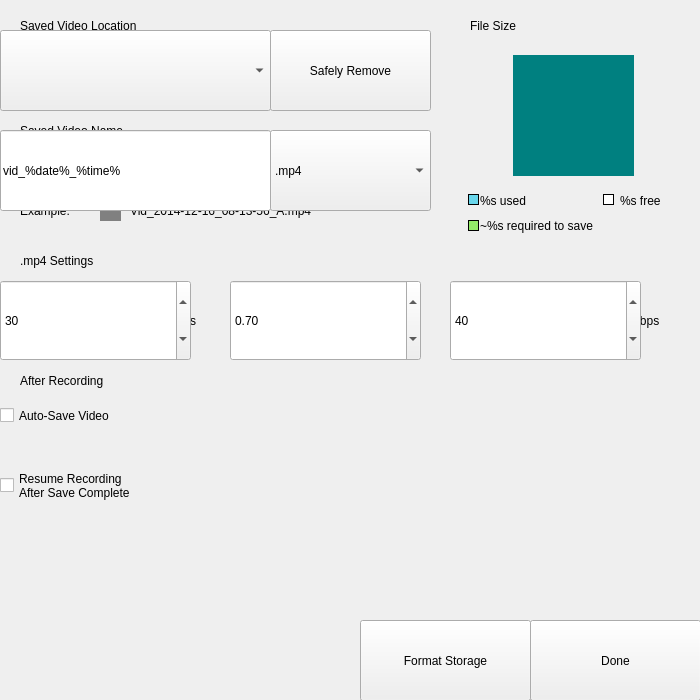
<?xml version="1.0" encoding="UTF-8"?>
<ui version="4.0">
 <class>FileSettings</class>
 <widget class="QWidget" name="FileSettings">
  <property name="geometry">
   <rect>
    <x>0</x>
    <y>0</y>
    <width>700</width>
    <height>700</height>
   </rect>
  </property>
  <property name="windowTitle">
   <string>File Settings</string>
  </property>
  <widget class="HeaderLabel" name="headerlabel">
   <property name="geometry">
    <rect>
     <x>20</x>
     <y>10</y>
     <width>291</width>
     <height>31</height>
    </rect>
   </property>
   <property name="text">
    <string>Saved Video Location</string>
   </property>
  </widget>
  <widget class="HeaderLabel" name="headerlabel_2">
   <property name="geometry">
    <rect>
     <x>470</x>
     <y>10</y>
     <width>241</width>
     <height>31</height>
    </rect>
   </property>
   <property name="text">
    <string>File Size</string>
   </property>
  </widget>
  <widget class="Button" name="uiSafelyRemove">
   <property name="geometry">
    <rect>
     <x>270</x>
     <y>30</y>
     <width>161</width>
     <height>81</height>
    </rect>
   </property>
   <property name="text">
    <string>Safely Remove</string>
   </property>
   <property name="clickMarginLeft" stdset="0">
    <enum>Button::none</enum>
   </property>
  </widget>
  <widget class="QWidget" name="uiDiskSpaceVisualization" native="true">
   <property name="geometry">
    <rect>
     <x>513</x>
     <y>55</y>
     <width>121</width>
     <height>121</height>
    </rect>
   </property>
   <property name="styleSheet">
    <string notr="true">background: teal</string>
   </property>
  </widget>
  <widget class="Label" name="uiDiskSpaceUsed">
   <property name="geometry">
    <rect>
     <x>480</x>
     <y>190</y>
     <width>121</width>
     <height>21</height>
    </rect>
   </property>
   <property name="text">
    <string>%s used</string>
   </property>
  </widget>
  <widget class="Label" name="uiDiskSpaceFree">
   <property name="geometry">
    <rect>
     <x>620</x>
     <y>190</y>
     <width>101</width>
     <height>21</height>
    </rect>
   </property>
   <property name="text">
    <string>%s free</string>
   </property>
  </widget>
  <widget class="Label" name="uiDiskSpaceRequired">
   <property name="geometry">
    <rect>
     <x>480</x>
     <y>210</y>
     <width>241</width>
     <height>31</height>
    </rect>
   </property>
   <property name="text">
    <string>~%s required to save</string>
   </property>
  </widget>
  <widget class="QFrame" name="frame">
   <property name="geometry">
    <rect>
     <x>468</x>
     <y>194</y>
     <width>11</width>
     <height>11</height>
    </rect>
   </property>
   <property name="styleSheet">
    <string notr="true">border: 1px solid black; background: rgba(105,214,235,255);</string>
   </property>
   <property name="frameShape">
    <enum>QFrame::StyledPanel</enum>
   </property>
   <property name="frameShadow">
    <enum>QFrame::Raised</enum>
   </property>
  </widget>
  <widget class="QFrame" name="frame_2">
   <property name="geometry">
    <rect>
     <x>603</x>
     <y>194</y>
     <width>11</width>
     <height>11</height>
    </rect>
   </property>
   <property name="styleSheet">
    <string notr="true">border: 1px solid black; background: rgba(255,255,255,255);</string>
   </property>
   <property name="frameShape">
    <enum>QFrame::StyledPanel</enum>
   </property>
   <property name="frameShadow">
    <enum>QFrame::Raised</enum>
   </property>
  </widget>
  <widget class="QFrame" name="frame_3">
   <property name="geometry">
    <rect>
     <x>468</x>
     <y>220</y>
     <width>11</width>
     <height>11</height>
    </rect>
   </property>
   <property name="styleSheet">
    <string notr="true">border: 1px solid black; background: rgba(147,235,105,255);</string>
   </property>
   <property name="frameShape">
    <enum>QFrame::StyledPanel</enum>
   </property>
   <property name="frameShadow">
    <enum>QFrame::Raised</enum>
   </property>
  </widget>
  <widget class="HeaderLabel" name="headerlabel_3">
   <property name="geometry">
    <rect>
     <x>20</x>
     <y>110</y>
     <width>251</width>
     <height>41</height>
    </rect>
   </property>
   <property name="text">
    <string>Saved Video Name</string>
   </property>
  </widget>
  <widget class="LineEdit" name="uiSavedVideoName">
   <property name="geometry">
    <rect>
     <x>0</x>
     <y>130</y>
     <width>271</width>
     <height>81</height>
    </rect>
   </property>
   <property name="text">
    <string>vid_%date%_%time%</string>
   </property>
   <property name="placeholderText">
    <string>vid_%date%_%time%</string>
   </property>
   <property name="clickMarginRight" stdset="0">
    <enum>LineEdit::half</enum>
   </property>
  </widget>
  <widget class="ComboBox" name="uiSavedVideoFileExtention">
   <property name="geometry">
    <rect>
     <x>270</x>
     <y>130</y>
     <width>161</width>
     <height>81</height>
    </rect>
   </property>
   <property name="clickMarginLeft" stdset="0">
    <enum>ComboBox::none</enum>
   </property>
   <item>
    <property name="text">
     <string>.mp4</string>
    </property>
   </item>
   <item>
    <property name="text">
     <string>.dng</string>
    </property>
   </item>
   <item>
    <property name="text">
     <string>.tiff</string>
    </property>
   </item>
   <item>
    <property name="text">
     <string>.raw</string>
    </property>
   </item>
  </widget>
  <widget class="Label" name="label_4">
   <property name="geometry">
    <rect>
     <x>20</x>
     <y>200</y>
     <width>81</width>
     <height>21</height>
    </rect>
   </property>
   <property name="text">
    <string>Example:</string>
   </property>
  </widget>
  <widget class="Label" name="label_5">
   <property name="geometry">
    <rect>
     <x>130</x>
     <y>200</y>
     <width>271</width>
     <height>21</height>
    </rect>
   </property>
   <property name="text">
    <string>Vid_2014-12-16_08-13-56_A.mp4</string>
   </property>
  </widget>
  <widget class="QWidget" name="widget_2" native="true">
   <property name="geometry">
    <rect>
     <x>100</x>
     <y>200</y>
     <width>21</width>
     <height>21</height>
    </rect>
   </property>
   <property name="styleSheet">
    <string notr="true">background: grey</string>
   </property>
  </widget>
  <widget class="HeaderLabel" name="headerlabel_4">
   <property name="geometry">
    <rect>
     <x>20</x>
     <y>240</y>
     <width>271</width>
     <height>41</height>
    </rect>
   </property>
   <property name="text">
    <string>.mp4 Settings</string>
   </property>
  </widget>
  <widget class="Label" name="label_6">
   <property name="geometry">
    <rect>
     <x>18</x>
     <y>278</y>
     <width>181</width>
     <height>20</height>
    </rect>
   </property>
   <property name="text">
    <string>Saved File Framerate</string>
   </property>
  </widget>
  <widget class="Label" name="label_7">
   <property name="geometry">
    <rect>
     <x>247</x>
     <y>278</y>
     <width>181</width>
     <height>20</height>
    </rect>
   </property>
   <property name="text">
    <string>Bits Per Pixel</string>
   </property>
  </widget>
  <widget class="SpinBox" name="uiSavedFileFramerate">
   <property name="geometry">
    <rect>
     <x>0</x>
     <y>280</y>
     <width>191</width>
     <height>81</height>
    </rect>
   </property>
   <property name="maximum">
    <number>480</number>
   </property>
   <property name="singleStep">
    <number>5</number>
   </property>
   <property name="value">
    <number>30</number>
   </property>
  </widget>
  <widget class="Label" name="label_8">
   <property name="geometry">
    <rect>
     <x>180</x>
     <y>310</y>
     <width>41</width>
     <height>21</height>
    </rect>
   </property>
   <property name="text">
    <string>fps</string>
   </property>
  </widget>
  <widget class="DecimalSpinBox" name="uiSavedFileBPP">
   <property name="geometry">
    <rect>
     <x>230</x>
     <y>280</y>
     <width>191</width>
     <height>81</height>
    </rect>
   </property>
   <property name="minimum">
    <double>0.050000000000000</double>
   </property>
   <property name="maximum">
    <double>4.000000000000000</double>
   </property>
   <property name="singleStep">
    <double>0.100000000000000</double>
   </property>
   <property name="value">
    <double>0.700000000000000</double>
   </property>
  </widget>
  <widget class="HeaderLabel" name="headerlabel_5">
   <property name="geometry">
    <rect>
     <x>20</x>
     <y>360</y>
     <width>241</width>
     <height>41</height>
    </rect>
   </property>
   <property name="text">
    <string>After Recording</string>
   </property>
  </widget>
  <widget class="CheckBox" name="uiAutoSaveVideo">
   <property name="geometry">
    <rect>
     <x>0</x>
     <y>380</y>
     <width>211</width>
     <height>71</height>
    </rect>
   </property>
   <property name="text">
    <string>Auto-Save Video</string>
   </property>
   <property name="clickMarginBottom" stdset="0">
    <enum>CheckBox::half</enum>
   </property>
  </widget>
  <widget class="CheckBox" name="uiResumeRecordingAfterSave">
   <property name="geometry">
    <rect>
     <x>0</x>
     <y>450</y>
     <width>241</width>
     <height>71</height>
    </rect>
   </property>
   <property name="text">
    <string>Resume Recording
After Save Complete</string>
   </property>
   <property name="clickMarginTop" stdset="0">
    <enum>CheckBox::half</enum>
   </property>
  </widget>
  <widget class="Button" name="uiFormatStorage">
   <property name="geometry">
    <rect>
     <x>360</x>
     <y>620</y>
     <width>171</width>
     <height>81</height>
    </rect>
   </property>
   <property name="text">
    <string>Format Storage</string>
   </property>
   <property name="clickMarginRight" stdset="0">
    <enum>Button::half</enum>
   </property>
  </widget>
  <widget class="Button" name="uiDone">
   <property name="geometry">
    <rect>
     <x>530</x>
     <y>620</y>
     <width>171</width>
     <height>81</height>
    </rect>
   </property>
   <property name="text">
    <string>Done</string>
   </property>
   <property name="clickMarginLeft" stdset="0">
    <enum>Button::half</enum>
   </property>
  </widget>
  <widget class="Label" name="label_9">
   <property name="geometry">
    <rect>
     <x>470</x>
     <y>280</y>
     <width>181</width>
     <height>21</height>
    </rect>
   </property>
   <property name="text">
    <string>Max. Bitrate</string>
   </property>
  </widget>
  <widget class="Label" name="label_10">
   <property name="geometry">
    <rect>
     <x>630</x>
     <y>310</y>
     <width>61</width>
     <height>21</height>
    </rect>
   </property>
   <property name="text">
    <string>Mbps</string>
   </property>
  </widget>
  <widget class="SpinBox" name="uiSavedFileMaxBitrate">
   <property name="geometry">
    <rect>
     <x>450</x>
     <y>280</y>
     <width>191</width>
     <height>81</height>
    </rect>
   </property>
   <property name="minimum">
    <number>6</number>
   </property>
   <property name="maximum">
    <number>200</number>
   </property>
   <property name="value">
    <number>40</number>
   </property>
  </widget>
  <widget class="Backdrop" name="backdrop">
   <property name="geometry">
    <rect>
     <x>0</x>
     <y>0</y>
     <width>700</width>
     <height>700</height>
    </rect>
   </property>
  </widget>
  <widget class="StorageMediaSelect" name="uiSavedVideoLocation">
   <property name="geometry">
    <rect>
     <x>0</x>
     <y>30</y>
     <width>271</width>
     <height>81</height>
    </rect>
   </property>
   <property name="clickMarginRight" stdset="0">
    <enum>ComboBox::half</enum>
   </property>
  </widget>
  <widget class="FeedbackLabel" name="uiStorageFeedbackLabel">
   <property name="geometry">
    <rect>
     <x>20</x>
     <y>90</y>
     <width>205</width>
     <height>21</height>
    </rect>
   </property>
  </widget>
  <zorder>backdrop</zorder>
  <zorder>label_8</zorder>
  <zorder>label_5</zorder>
  <zorder>label_4</zorder>
  <zorder>widget_2</zorder>
  <zorder>headerlabel</zorder>
  <zorder>headerlabel_2</zorder>
  <zorder>uiSafelyRemove</zorder>
  <zorder>uiDiskSpaceVisualization</zorder>
  <zorder>uiDiskSpaceUsed</zorder>
  <zorder>uiDiskSpaceFree</zorder>
  <zorder>uiDiskSpaceRequired</zorder>
  <zorder>frame</zorder>
  <zorder>frame_2</zorder>
  <zorder>frame_3</zorder>
  <zorder>headerlabel_3</zorder>
  <zorder>uiSavedVideoName</zorder>
  <zorder>uiSavedVideoFileExtention</zorder>
  <zorder>headerlabel_4</zorder>
  <zorder>label_6</zorder>
  <zorder>label_7</zorder>
  <zorder>uiSavedFileFramerate</zorder>
  <zorder>uiSavedFileBPP</zorder>
  <zorder>headerlabel_5</zorder>
  <zorder>uiAutoSaveVideo</zorder>
  <zorder>uiResumeRecordingAfterSave</zorder>
  <zorder>uiFormatStorage</zorder>
  <zorder>uiDone</zorder>
  <zorder>label_9</zorder>
  <zorder>label_10</zorder>
  <zorder>uiSavedFileMaxBitrate</zorder>
  <zorder>uiSavedVideoLocation</zorder>
  <zorder>uiStorageFeedbackLabel</zorder>
 </widget>
 <customwidgets>
  <customwidget>
   <class>Backdrop</class>
   <extends>QLabel</extends>
   <header>backdrop</header>
  </customwidget>
  <customwidget>
   <class>Button</class>
   <extends>QPushButton</extends>
   <header>button</header>
  </customwidget>
  <customwidget>
   <class>CheckBox</class>
   <extends>QCheckBox</extends>
   <header>check_box</header>
  </customwidget>
  <customwidget>
   <class>ComboBox</class>
   <extends>QComboBox</extends>
   <header>combo_box</header>
  </customwidget>
  <customwidget>
   <class>DecimalSpinBox</class>
   <extends>QDoubleSpinBox</extends>
   <header>decimal_spin_box</header>
  </customwidget>
  <customwidget>
   <class>FeedbackLabel</class>
   <extends>QLabel</extends>
   <header>feedback_label</header>
  </customwidget>
  <customwidget>
   <class>HeaderLabel</class>
   <extends>QLabel</extends>
   <header>header_label</header>
  </customwidget>
  <customwidget>
   <class>Label</class>
   <extends>QLabel</extends>
   <header>label</header>
  </customwidget>
  <customwidget>
   <class>LineEdit</class>
   <extends>QLineEdit</extends>
   <header>line_edit</header>
  </customwidget>
  <customwidget>
   <class>SpinBox</class>
   <extends>QSpinBox</extends>
   <header>spin_box</header>
  </customwidget>
  <customwidget>
   <class>StorageMediaSelect</class>
   <extends>ComboBox</extends>
   <header>storage_media_select</header>
  </customwidget>
 </customwidgets>
 <tabstops>
  <tabstop>uiSafelyRemove</tabstop>
  <tabstop>uiSavedVideoName</tabstop>
  <tabstop>uiSavedVideoFileExtention</tabstop>
  <tabstop>uiSavedFileFramerate</tabstop>
  <tabstop>uiSavedFileBPP</tabstop>
  <tabstop>uiSavedFileMaxBitrate</tabstop>
  <tabstop>uiAutoSaveVideo</tabstop>
  <tabstop>uiResumeRecordingAfterSave</tabstop>
  <tabstop>uiFormatStorage</tabstop>
  <tabstop>uiDone</tabstop>
 </tabstops>
 <resources/>
 <connections/>
</ui>
